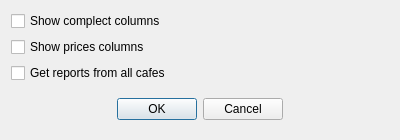
<?xml version="1.0" encoding="UTF-8"?>
<ui version="4.0">
 <class>DlgSetTotalMovementAddOption</class>
 <widget class="QDialog" name="DlgSetTotalMovementAddOption">
  <property name="geometry">
   <rect>
    <x>0</x>
    <y>0</y>
    <width>400</width>
    <height>128</height>
   </rect>
  </property>
  <property name="windowTitle">
   <string/>
  </property>
  <layout class="QVBoxLayout" name="verticalLayout">
   <item>
    <widget class="QCheckBox" name="chViewComplect">
     <property name="text">
      <string>Show complect columns</string>
     </property>
    </widget>
   </item>
   <item>
    <widget class="QCheckBox" name="chViewPrices">
     <property name="text">
      <string>Show prices columns</string>
     </property>
    </widget>
   </item>
   <item>
    <widget class="QCheckBox" name="chGetAllCafeReports">
     <property name="text">
      <string>Get reports from all cafes</string>
     </property>
    </widget>
   </item>
   <item>
    <widget class="QWidget" name="widget" native="true">
     <layout class="QHBoxLayout" name="horizontalLayout">
      <item>
       <spacer name="horizontalSpacer">
        <property name="orientation">
         <enum>Qt::Horizontal</enum>
        </property>
        <property name="sizeHint" stdset="0">
         <size>
          <width>95</width>
          <height>20</height>
         </size>
        </property>
       </spacer>
      </item>
      <item>
       <widget class="QPushButton" name="btnOk">
        <property name="text">
         <string>OK</string>
        </property>
       </widget>
      </item>
      <item>
       <widget class="QPushButton" name="btnCancel">
        <property name="text">
         <string>Cancel</string>
        </property>
       </widget>
      </item>
      <item>
       <spacer name="horizontalSpacer_2">
        <property name="orientation">
         <enum>Qt::Horizontal</enum>
        </property>
        <property name="sizeHint" stdset="0">
         <size>
          <width>95</width>
          <height>20</height>
         </size>
        </property>
       </spacer>
      </item>
     </layout>
    </widget>
   </item>
  </layout>
 </widget>
 <resources/>
 <connections/>
</ui>
